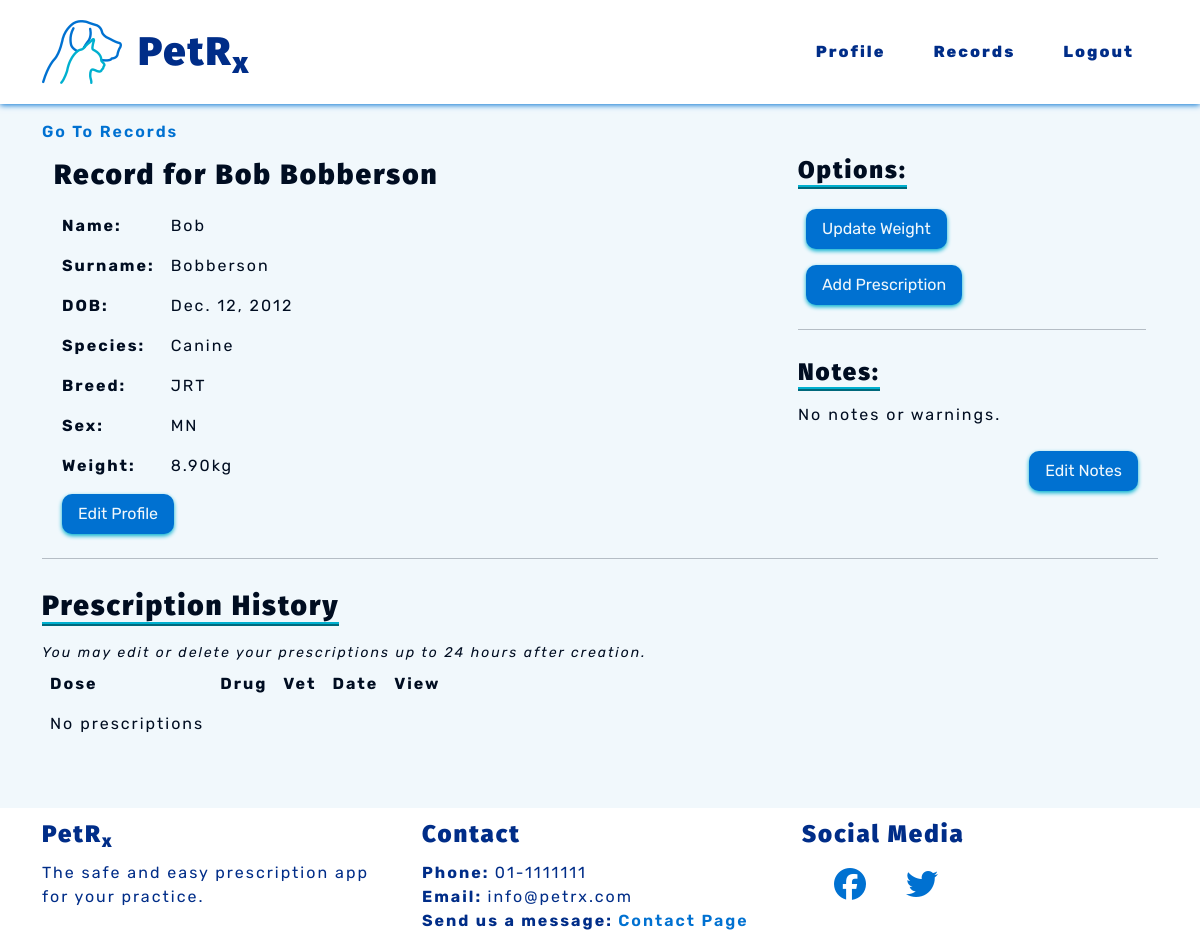
The app's page /records/animal-profile/1 (signed in), older data.
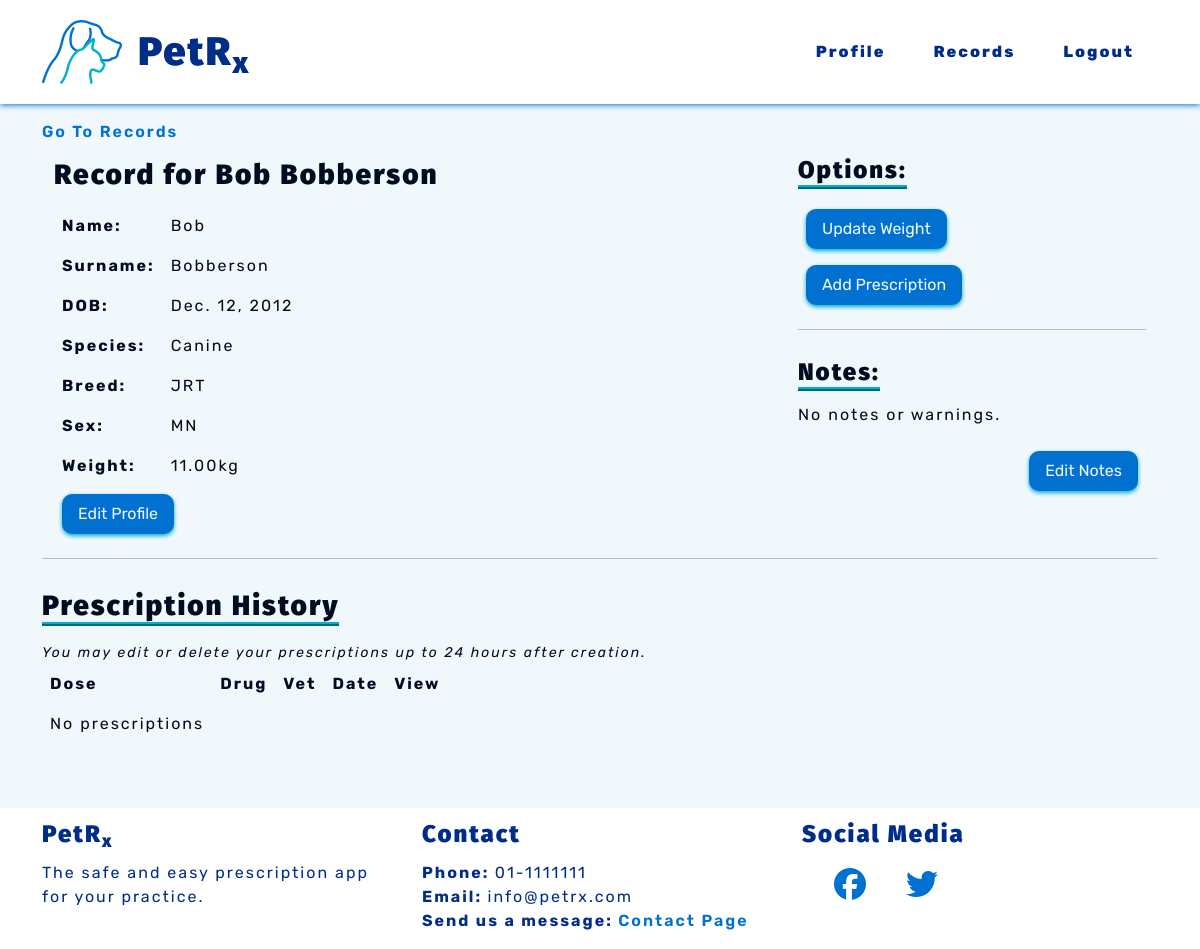
The same page, newer data.
### records/models.py (models this page shows)
class Record(models.Model):
    name = models.CharField(max_length=50)
    surname = models.CharField(max_length=50)
    date_of_birth = models.DateField()
    species = models.CharField(choices=SPECIES, max_length=10)
    breed = models.CharField(max_length=50)
    sex = models.CharField(choices=SEX, max_length=10)
    weight = models.DecimalField(max_digits=5, decimal_places=2)
    note = models.CharField(max_length=300, blank=True)
    def __str__(self):
        return self.name + " " + self.surname
    class Meta:
        ordering = ['surname']
        unique_together = [
            'name',
            'surname',
            'date_of_birth',
            'species',
            'sex']

### records/views.py (the view)
# urls.py: path('animal-profile/<int:animal_id>', views.AnimalRecord.as_view(),
class AnimalRecord(View):
    @method_decorator(vet_login_and_active)
    def get(self, request, animal_id):
        queryset = Record.objects.all()
        profile = get_object_or_404(queryset, id=animal_id)
        context = {'profile': profile}
        return render(request, 'records/animal_profile.html', context)

### records/templates/records/animal_profile.html
{% extends 'base.html' %}
{% block content %}
<a class="pet-links" href="{% url 'records:records' %}" aria-label="Go to records">Go To Records</a>
<section>
    <div class="container">
        <div class="row">
            <div class="col-md-8">
                <h3>Record for {{ profile }}</h3>
                <table>
                    <tr>
                        <th>Name: </th>
                        <td>{{ profile.name }}</td>
                    </tr>
                    <tr>
                        <th>Surname: </th>
                        <td>{{ profile.surname }}</td>
                    </tr>
                    <tr>
                        <th>DOB: </th>
                        <td>{{ profile.date_of_birth }}</td>
                    </tr>
                    <tr>
                        <th>Species: </th>
                        <td>{{ profile.species }}</td>
                    </tr>
                    <tr>
                        <th>Breed: </th>
                        <td>{{ profile.breed }}</td>
                    </tr>
                    <tr>
                        <th>Sex: </th>
                        <td>{{ profile.sex }}</td>
                    </tr>
                    <tr>
                        <th>Weight: </th>
                        <td>{{ profile.weight }}kg</td>
                    </tr>
                </table>
                <a class="pet-btns sm-btns" href="{% url 'records:edit_animal' animal_id=profile.id %}"
                    aria-label="Edit animal record">Edit Profile</a>
            </div>
            <div class="col-md-4">
                <div>
                    <h4 class="subheadings">Options:</h4>
                    <div>
                        <ul>
                            <li>
                                <a class="pet-btns sm-btns"
                                    data-hx-get="{% url 'records:update_weight' animal_id=profile.id %}"
                                    data-hx-target="#modal-dialog" aria-label="Update weight">
                                    Update Weight</a>
                            </li>
                            <li>
                                <a class="pet-btns sm-btns"
                                    data-hx-get="{% url 'prescriptions:add_prescrip' animal_id=profile.id %}"
                                    data-hx-target="#modal-dialog" aria-label="Add new prescription">Add Prescription</a>
                            </li>
                        </ul>
                    </div>
                </div>
                <hr>
                <div>
                    <h4 class="subheadings">Notes:</h4>
                    <p>
                        {{ profile.note|default:"No notes or warnings." }}
                    </p>
                    <a class="pet-btns sm-btns float-end" data-hx-get="{% url 'records:edit_notes' animal_id=profile.id %}"
                        data-hx-target="#modal-dialog" aria-label="Edit notes">Edit Notes</a>
                </div>
            </div>
        </div>
    </div>
</section>
<hr>
<section id="animal-prescrip-list" data-hx-get="{% url 'prescriptions:list_prescrip' animal_id=profile.id %}"
    data-hx-trigger="load">
    {% include 'prescriptions/list_prescrip.html' %}
</section>
{% endblock %}

### templates/base.html (shortened to what this page needs)
{% load static %}
<!DOCTYPE html>
<html lang="en">
<head>
    <link href="https://cdn.jsdelivr.net/npm/bootstrap@5.0.2/dist/css/bootstrap.min.css" rel="stylesheet"
>
    <link rel="stylesheet" href="{% static 'css/style.css' %}">
</head>
<body class="d-flex flex-column h-100">
    {% include 'nav/header.html' %}
    <div class="container-md bottom-space">
        {% block content %}{% endblock content %}
    </div>
    {% include 'nav/footer.html' %}
</body>
</html>

### templates/nav/header.html (shortened to what this page needs)
{% load static %}
<header>
  <nav id="navbar" class="navbar navbar-expand-lg blue-text">
    <div class="container-sm">
      <a width="80" height="64" class="navbar-brand" href="{% url 'vetprofiles:index' %}" aria-label="Go to home page"><img
          src="{% static 'images/petrxlogo.png' %}" alt="PetRx Logo"></a>
      <h1 class="nav-title">PetR<sub>x</sub></h1>
      <div class="collapse navbar-collapse" id="navbarSupportedContent">
        <ul class="navbar-nav ms-auto mb-2 mb-lg-0">
          {% if user.is_authenticated %}
          <li class="nav-item">
            <a class="navbar-links" href="{% url 'vetprofiles:profile' %}" aria-label="Go to your profile">Profile</a>
          </li>
          <li class="nav-item">
            <a class="navbar-links" href="{% url 'records:records' %}" aria-label="Go to records page">Records</a>
          </li>
          <li class="nav-item">
            <a class="navbar-links" href="{% url 'vetprofiles:logout' %}" aria-label="Logout">Logout</a>
          </li>
          {% endif %}
        </ul>
      </div>
    </div>
  </nav>
</header>

### prescriptions/templates/prescriptions/list_prescrip.html
<h3 class="subheadings">Prescription History</h3>
<br>
<small><em>You may edit or delete your prescriptions up to 24 hours after creation.</em></small>
<div class="prescrip-contain">
    <table>
        <thead>
            <tr>
                <th class="lg-prescrip">Dose</th>
                <th>Drug</th>
                <th class="lg-prescrip">Vet</th>
                <th>Date</th>
                <th>View</th>
            </tr>
        </thead>
        <tbody>
            {% for prescription in prescrip_list %}
            <tr>
                <td class="lg-prescrip">{{ prescription.dose }}{{ prescription.measure }}</td>
                <td>{{ prescription.drug }}</td>
                <td class="lg-prescrip">{{ prescription.vet }}</td>
                <td>{{ prescription.date|date:'d/m/y' }}</td>
                <td><a data-hx-get="{% url 'prescriptions:detail_prescrip' prescrip_id=prescription.id %}"
                        data-hx-target="#modal-dialog" class="pet-links" aria-label="View prescription">View</a></td>
            </tr>
        </tbody>
        {% empty %}
        <tr>
            <td>No prescriptions</td>
            <td></td>
            <td></td>
            <td></td>
            <td></td>
        </tr>
        {% endfor %}
    </table>
</div>

### templates/nav/footer.html
<footer class="footer mt-auto">
    <div class="container-md">
        <div class="row">
            <div class="col-md-4">
                <h4>PetR<sub>x</sub></h4>
                <p>The safe and easy prescription app for your practice.</p>
            </div>
            <div class="col-md-4">
                <h4>Contact</h4>
                <p><strong>Phone: </strong> 01-1111111
                    <br>
                    <strong>Email: </strong> info@petrx.com
                    <br>
                    <strong>Send us a message: </strong><a class="pet-links" href="{% url 'vetprofiles:contact' %}"
                        aria-label="Go to contact page">
                        Contact Page</a>
                </p>
            </div>
            <div class="col-md-4">
                <h4>Social Media</h4>
                <a class="pet-links footer-socials" href="https://facebook.com" target="_blank" rel="noopener"
                    aria-label="Find us on Facebook (opens in new tab)"><i class="fa-brands fa-facebook"></i></a>
                <a class="pet-links footer-socials" href="https://twitter.com" target="_blank" rel="noopener"
                    aria-label="Find us on Twitter (opens in new tab)"><i class="fa-brands fa-twitter"></i></a>
            </div>
        </div>
    </div>
</footer>

### static/css/style.css (style rules this page uses)
:root { --site-white: #f1f8fc; --site-black: #000d21; --site-dark-blue: #002d88; --site-light-blue: #0071d1; --site-turquoise: #00b0cf; }
html { height: 100%; }
body { font-family: "Rubik", sans-serif; color: var(--site-black); font-size: 1rem; letter-spacing: 2px; background: var(--site-white); }
h1, h2, h3, h4 { font-family: "Fira Sans", "Rubik", sans-serif; font-weight: 900; margin-top: 0.5em; margin-bottom: 0.5em; }
.blue-text { color: var(--site-dark-blue); }
.subheadings { display: inline-block; border-bottom: 4px ridge var(--site-turquoise); }
hr { color: var(--site-black); }
ul { padding: 0; }
li { list-style: none; }
a { text-decoration: none; }
.navbar-links { cursor: pointer; display: block; padding: 0.25rem 0.5rem; color: var(--site-dark-blue); font-weight: 800; margin: 1em; transition: color .8s linear, box-shadow 1s linear; }
.pet-links { cursor: pointer; color: var(--site-light-blue); font-weight: 600; transition: color .5s linear; }
.pet-btns { cursor: pointer; display: inline-block; background-color: var(--site-light-blue); color: var(--site-white); letter-spacing: 0px; font-weight: 600; padding: 0.5em 1.5em; margin: 2em; border: none; border-radius: 10px; box-shadow: 0 2px 4px 0 var(--site-turquoise); transition: all .2s linear; }
.sm-btns { padding: 0.5em 1em; font-weight: 400; margin: 0.5em; }
.bottom-space { padding-bottom: 4em; }
#navbar { margin-bottom: 1em; background-color: #fff; color: var(--site-dark-blue); box-shadow: 0 1px 6px 0 var(--site-light-blue); }
.prescrip-contain { width: 100%; max-height: 300px; overflow-y: scroll; }
.prescrip-contain thead th { position: sticky; top: 0; }
th, td { padding: 0.5em; }
th { background-color: var(--site-white); }
footer { background-color: white; color: var(--site-dark-blue); }
.footer-socials { font-size: 2em; padding-left: 1em; }

Row changes from the older to the newer data that the page shows:
changed Record "Bob Bobberson": weight "8.90" → "11.00"
